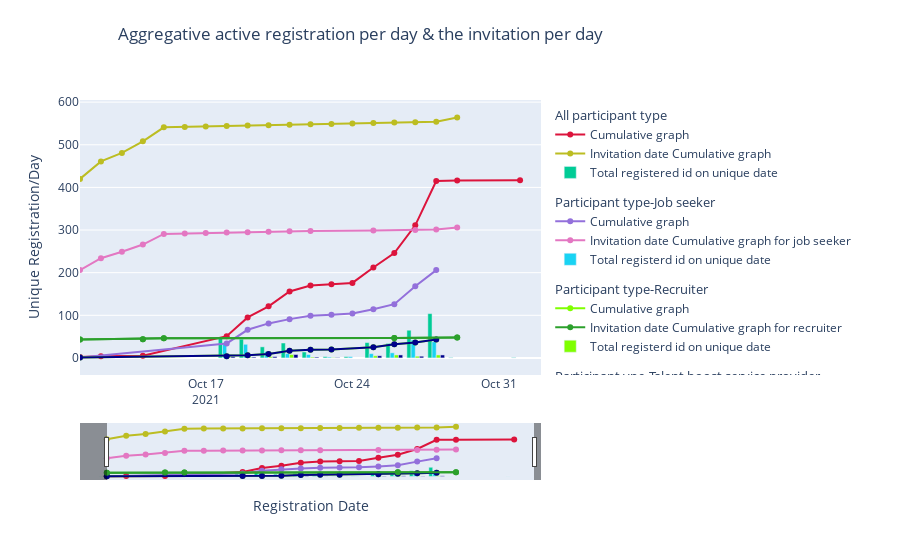

The notebook cell saved with this chart:
### Markdown cell above
### Visualization

### Code cell
# Graph for the all types of participants
fig = go.Figure()
fig.add_trace(go.Scatter(x=a['registration_date'], y=a['cum_reg'], legendgroup='group',legendgrouptitle_text='All participant type', name='Cumulative graph', mode='lines+markers', marker=dict(color='crimson', size=6)))
fig.add_trace(go.Scatter(x=b['invitation_date'], y=b['cum_inv'], legendgroup='group',name='Invitation date Cumulative graph', mode='lines+markers', marker=dict(color='#bcbd22', size=6)))
fig.add_trace(go.Bar(x=a["registration_date"], y=a["unique_count"],legendgroup='group',name='Total registered id on unique date'))
# Graph for the individual participants
# In this dataset, there are 3 types of participants.So I am making the graph for the three types of participants
#Job seeker
fig.add_trace(go.Scatter(x=c_participant['reg_date'], y=c_participant['cumulative_value'], legendgroup='group2',legendgrouptitle_text='Participant type-Job seeker', name='Cumulative graph', mode='lines+markers', marker=dict(color='MediumPurple', size=6)))
fig.add_trace(go.Scatter(x=d_participant['invitation_date'], y=d_participant['cum'], legendgroup='group2',name='Invitation date Cumulative graph for job seeker', mode='lines+markers', marker=dict(color='#e377c2', size=6)))
fig.add_trace(go.Bar(x=c_participant["reg_date"], y=c_participant["unique_value"], legendgroup='group2', name='Total registerd id on unique date'))
# For recruiter
fig.add_trace(go.Scatter(x=e_participant['reg_date'], y=e_participant['cumulative_value'], legendgroup='group3',legendgrouptitle_text='Participant type-Recruiter', name='Cumulative graph', mode='lines+markers', marker=dict(color='chartreuse', size=6)))
fig.add_trace(go.Scatter(x=f_participant['invitation_date'], y=f_participant['cum'], legendgroup='group3',name='Invitation date Cumulative graph for recruiter', mode='lines+markers', marker=dict(color='#2ca02c', size=6)))
fig.add_trace(go.Bar(x=e_participant["reg_date"], y=e_participant["unique_value"], legendgroup='group3', name='Total registerd id on unique date',marker=dict(color='chartreuse')))
#For service provider
fig.add_trace(go.Scatter(x=e_participant['reg_date'], y=e_participant['cumulative_value'], legendgroup='group4',legendgrouptitle_text='Participant ype-Talent boost service provider', name='Cumulative graph', mode='lines+markers', marker=dict(color='darkblue', size=6)))
fig.add_trace(go.Scatter(x=f_participant['invitation_date'], y=f_participant['cum'], legendgroup='group4',name='Invitation date Cumulative graph for service provider', mode='lines+markers', marker=dict(color='#2ca02c', size=6)))
fig.add_trace(go.Bar(x=e_participant["reg_date"], y=e_participant["unique_value"], legendgroup='group4', name='Total registerd id on unique date',marker=dict(color='darkblue')))

fig.update_xaxes(title='Registration Date',visible=True, showticklabels=True)
fig.update_yaxes(title='Unique Registration/Day',visible=True, showticklabels=True)
fig.update_layout(xaxis_range=[a['registration_date'].min(),'2021-11-02'])
fig.update_xaxes(rangeslider_visible=True)
fig.update_layout(
    title={
        'text': "Aggregative active registration per day & the invitation per day",
        'y':.95,
        'x':0.4,
        'xanchor': 'center',
        'yanchor': 'top'})

fig.show()

### Figure 1 — Plotly figure (JSON) as saved in the notebook; plotly's stock layout.template omitted (floating-point values rounded to 4 significant figures)
{"data": [{"legendgroup": "group", "legendgrouptitle": {"text": "All participant type"}, "marker": {"color": "crimson", "size": 6}, "mode": "lines+markers", "name": "Cumulative graph", "type": "scatter", "x": ["2021-10-11T00:00:00", "2021-10-12T00:00:00", "2021-10-14T00:00:00", "2021-10-18T00:00:00", "2021-10-19T00:00:00", "2021-10-20T00:00:00", "2021-10-21T00:00:00", "2021-10-22T00:00:00", "2021-10-23T00:00:00", "2021-10-24T00:00:00", "2021-10-25T00:00:00", "2021-10-26T00:00:00", "2021-10-27T00:00:00", "2021-10-28T00:00:00", "2021-10-29T00:00:00", "2021-11-01T00:00:00"], "y": [2, 4, 5, 51, 95, 121, 156, 170, 173, 176, 212, 246, 311, 415, 416, 417]}, {"legendgroup": "group", "marker": {"color": "#bcbd22", "size": 6}, "mode": "lines+markers", "name": "Invitation date Cumulative graph", "type": "scatter", "x": ["2021-10-11T00:00:00", "2021-10-12T00:00:00", "2021-10-13T00:00:00", "2021-10-14T00:00:00", "2021-10-15T00:00:00", "2021-10-16T00:00:00", "2021-10-17T00:00:00", "2021-10-18T00:00:00", "2021-10-19T00:00:00", "2021-10-20T00:00:00", "2021-10-21T00:00:00", "2021-10-22T00:00:00", "2021-10-23T00:00:00", "2021-10-24T00:00:00", "2021-10-25T00:00:00", "2021-10-26T00:00:00", "2021-10-27T00:00:00", "2021-10-28T00:00:00", "2021-10-29T00:00:00"], "y": [420, 461, 481, 508, 541, 542, 543, 544, 545, 546, 547, 548, 549, 550, 551, 552, 553, 554, 564]}, {"legendgroup": "group", "name": "Total registered id on unique date", "type": "bar", "x": ["2021-10-11T00:00:00", "2021-10-12T00:00:00", "2021-10-14T00:00:00", "2021-10-18T00:00:00", "2021-10-19T00:00:00", "2021-10-20T00:00:00", "2021-10-21T00:00:00", "2021-10-22T00:00:00", "2021-10-23T00:00:00", "2021-10-24T00:00:00", "2021-10-25T00:00:00", "2021-10-26T00:00:00", "2021-10-27T00:00:00", "2021-10-28T00:00:00", "2021-10-29T00:00:00", "2021-11-01T00:00:00"], "y": [2, 2, 1, 46, 44, 26, 35, 14, 3, 3, 36, 34, 65, 104, 1, 1]}, {"legendgroup": "group2", "legendgrouptitle": {"text": "Participant type-Job seeker"}, "marker": {"color": "MediumPurple", "size": 6}, "mode": "lines+markers", "name": "Cumulative graph", "type": "scatter", "x": ["2021-10-11T00:00:00", "2021-10-18T00:00:00", "2021-10-19T00:00:00", "2021-10-20T00:00:00", "2021-10-21T00:00:00", "2021-10-22T00:00:00", "2021-10-23T00:00:00", "2021-10-24T00:00:00", "2021-10-25T00:00:00", "2021-10-26T00:00:00", "2021-10-27T00:00:00", "2021-10-28T00:00:00"], "y": [1, 34, 66, 81, 91, 99, 101, 104, 114, 126, 168, 206]}, {"legendgroup": "group2", "marker": {"color": "#e377c2", "size": 6}, "mode": "lines+markers", "name": "Invitation date Cumulative graph for job seeker", "type": "scatter", "x": ["2021-10-11T00:00:00", "2021-10-12T00:00:00", "2021-10-13T00:00:00", "2021-10-14T00:00:00", "2021-10-15T00:00:00", "2021-10-16T00:00:00", "2021-10-17T00:00:00", "2021-10-18T00:00:00", "2021-10-19T00:00:00", "2021-10-20T00:00:00", "2021-10-21T00:00:00", "2021-10-22T00:00:00", "2021-10-25T00:00:00", "2021-10-27T00:00:00", "2021-10-28T00:00:00", "2021-10-29T00:00:00"], "y": [206, 234, 249, 266, 291, 292, 293, 294, 295, 296, 297, 298, 299, 300, 301, 306]}, {"legendgroup": "group2", "name": "Total registerd id on unique date", "type": "bar", "x": ["2021-10-11T00:00:00", "2021-10-18T00:00:00", "2021-10-19T00:00:00", "2021-10-20T00:00:00", "2021-10-21T00:00:00", "2021-10-22T00:00:00", "2021-10-23T00:00:00", "2021-10-24T00:00:00", "2021-10-25T00:00:00", "2021-10-26T00:00:00", "2021-10-27T00:00:00", "2021-10-28T00:00:00"], "y": [1, 33, 32, 15, 10, 8, 2, 3, 10, 12, 42, 38]}, {"legendgroup": "group3", "legendgrouptitle": {"text": "Participant type-Recruiter"}, "marker": {"color": "chartreuse", "size": 6}, "mode": "lines+markers", "name": "Cumulative graph", "type": "scatter", "x": ["2021-10-11T00:00:00", "2021-10-18T00:00:00", "2021-10-19T00:00:00", "2021-10-20T00:00:00", "2021-10-21T00:00:00", "2021-10-22T00:00:00", "2021-10-23T00:00:00", "2021-10-25T00:00:00", "2021-10-26T00:00:00", "2021-10-27T00:00:00", "2021-10-28T00:00:00"], "y": [1, 4, 6, 9, 17, 19, 20, 25, 32, 36, 43]}, {"legendgroup": "group3", "marker": {"color": "#2ca02c", "size": 6}, "mode": "lines+markers", "name": "Invitation date Cumulative graph for recruiter", "type": "scatter", "x": ["2021-10-11T00:00:00", "2021-10-14T00:00:00", "2021-10-15T00:00:00", "2021-10-26T00:00:00", "2021-10-29T00:00:00"], "y": [43, 44, 46, 47, 48]}, {"legendgroup": "group3", "marker": {"color": "chartreuse"}, "name": "Total registerd id on unique date", "type": "bar", "x": ["2021-10-11T00:00:00", "2021-10-18T00:00:00", "2021-10-19T00:00:00", "2021-10-20T00:00:00", "2021-10-21T00:00:00", "2021-10-22T00:00:00", "2021-10-23T00:00:00", "2021-10-25T00:00:00", "2021-10-26T00:00:00", "2021-10-27T00:00:00", "2021-10-28T00:00:00"], "y": [1, 3, 2, 3, 8, 2, 1, 5, 7, 4, 7]}, {"legendgroup": "group4", "legendgrouptitle": {"text": "Participant ype-Talent boost service provider"}, "marker": {"color": "darkblue", "size": 6}, "mode": "lines+markers", "name": "Cumulative graph", "type": "scatter", "x": ["2021-10-11T00:00:00", "2021-10-18T00:00:00", "2021-10-19T00:00:00", "2021-10-20T00:00:00", "2021-10-21T00:00:00", "2021-10-22T00:00:00", "2021-10-23T00:00:00", "2021-10-25T00:00:00", "2021-10-26T00:00:00", "2021-10-27T00:00:00", "2021-10-28T00:00:00"], "y": [1, 4, 6, 9, 17, 19, 20, 25, 32, 36, 43]}, {"legendgroup": "group4", "marker": {"color": "#2ca02c", "size": 6}, "mode": "lines+markers", "name": "Invitation date Cumulative graph for service provider", "type": "scatter", "x": ["2021-10-11T00:00:00", "2021-10-14T00:00:00", "2021-10-15T00:00:00", "2021-10-26T00:00:00", "2021-10-29T00:00:00"], "y": [43, 44, 46, 47, 48]}, {"legendgroup": "group4", "marker": {"color": "darkblue"}, "name": "Total registerd id on unique date", "type": "bar", "x": ["2021-10-11T00:00:00", "2021-10-18T00:00:00", "2021-10-19T00:00:00", "2021-10-20T00:00:00", "2021-10-21T00:00:00", "2021-10-22T00:00:00", "2021-10-23T00:00:00", "2021-10-25T00:00:00", "2021-10-26T00:00:00", "2021-10-27T00:00:00", "2021-10-28T00:00:00"], "y": [1, 3, 2, 3, 8, 2, 1, 5, 7, 4, 7]}], "layout": {"title": {"text": "Aggregative active registration per day & the invitation per day", "x": 0.4, "xanchor": "center", "y": 0.95, "yanchor": "top"}, "xaxis": {"range": ["2021-10-11T00:00:00", "2021-11-02"], "rangeslider": {"visible": true}, "showticklabels": true, "title": {"text": "Registration Date"}, "visible": true}, "yaxis": {"showticklabels": true, "title": {"text": "Unique Registration/Day"}, "visible": true}}}
